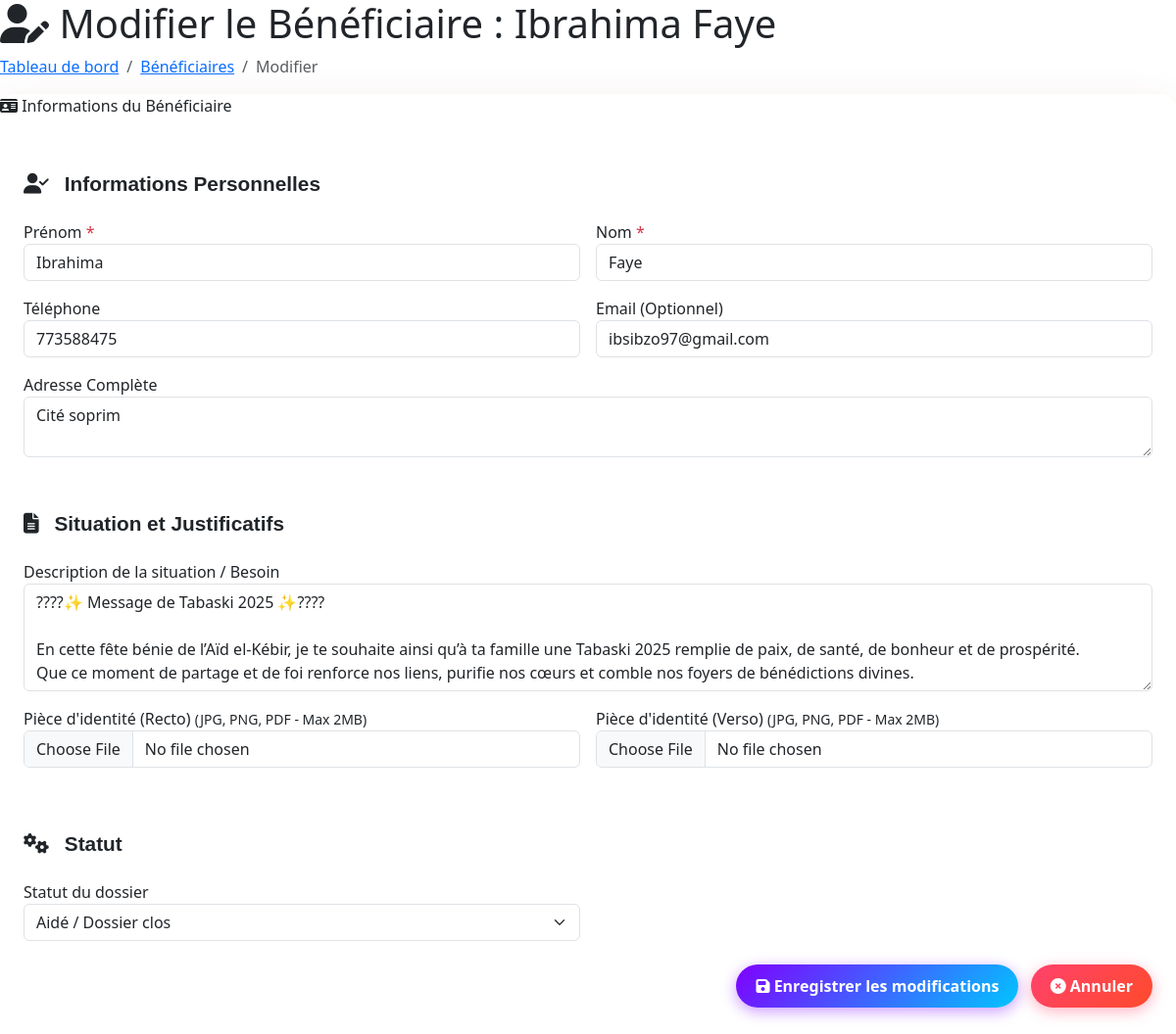
The page /admin/modifier_beneficiaire.php?id=5 on the database its author committed.
### tables this page shows
CREATE TABLE IF NOT EXISTS `beneficiaires` (
  `id` int NOT NULL AUTO_INCREMENT,
  `prenom` varchar(100) NOT NULL,
  `nom` varchar(100) NOT NULL,
  `telephone` varchar(20) DEFAULT NULL,
  `adresse` text,
  `situation` text,
  `justificatif` text,
  `identite_recto` varchar(255) DEFAULT NULL,
  `identite_verso` varchar(255) DEFAULT NULL,
  `date_enregistrement` datetime DEFAULT CURRENT_TIMESTAMP,
  `statut` enum('en attente','validé','aidé') DEFAULT 'en attente',
  `email` varchar(255) DEFAULT NULL,
  PRIMARY KEY (`id`)
);

### admin/modifier_beneficiaire.php (the view, shortened to what this page needs)
<?php
$pdo = getPDO();
$beneficiaire_id_get = filter_input(INPUT_GET, 'id', FILTER_VALIDATE_INT);
try {
    $stmt = $pdo->prepare("SELECT * FROM beneficiaires WHERE id = :id");
    $stmt->execute([':id' => $beneficiaire_id_get]);
    $beneficiaire = $stmt->fetch(PDO::FETCH_ASSOC);
} catch (PDOException $e) {
    set_flash_message("Erreur lors de la récupération des données du bénéficiaire: " . $e->getMessage(), "danger");
    redirect('beneficiaires.php');
}
$prenom = $beneficiaire['prenom'];
$nom = $beneficiaire['nom'];
$telephone = $beneficiaire['telephone'];
$email = $beneficiaire['email'];
$adresse = $beneficiaire['adresse'];
$situation = $beneficiaire['situation'];
$statut = $beneficiaire['statut'];
$errors = [];
?>
<link href="https://cdn.jsdelivr.net/npm/bootstrap@5.3.0/dist/css/bootstrap.min.css" rel="stylesheet">
<link href="https://cdnjs.cloudflare.com/ajax/libs/font-awesome/6.5.0/css/all.min.css" rel="stylesheet">
<div class="page-title-container">
    <h1><i class="fas fa-user-edit" style="color:var(--benef-primary-orange);"></i> Modifier le Bénéficiaire : <?= htmlspecialchars($beneficiaire['prenom'] . ' ' . $beneficiaire['nom']) ?></h1>
    <nav aria-label="breadcrumb">
        <ol class="breadcrumb">
            <li class="breadcrumb-item"><a href="<?= BASE_URL ?>admin/index.php">Tableau de bord</a></li>
            <li class="breadcrumb-item"><a href="<?= BASE_URL ?>admin/beneficiaires.php">Bénéficiaires</a></li>
            <li class="breadcrumb-item active" aria-current="page">Modifier</li>
        </ol>
    </nav>
</div>
<div class="card card-admin card-form-beneficiaire">
    <div class="card-admin-header">
        <i class="fas fa-id-card"></i> Informations du Bénéficiaire
    </div>
    <div class="card-body p-4">
        <form method="POST" action="modifier_beneficiaire.php?id=<?= (int)$beneficiaire_id_get ?>" enctype="multipart/form-data">
            <h5 class="form-section-title"><i class="fas fa-user-check"></i> Informations Personnelles</h5>
            <div class="row g-3 mb-4">
                <div class="col-md-6">
                    <label for="prenom" class="form-label-admin">Prénom <span class="text-danger">*</span></label>
                    <input type="text" class="form-control form-control-admin <?= isset($errors['prenom']) ? 'is-invalid' : '' ?>" id="prenom" name="prenom" value="<?= htmlspecialchars($prenom) ?>" required>
                </div>
                <div class="col-md-6">
                    <label for="nom" class="form-label-admin">Nom <span class="text-danger">*</span></label>
                    <input type="text" class="form-control form-control-admin <?= isset($errors['nom']) ? 'is-invalid' : '' ?>" id="nom" name="nom" value="<?= htmlspecialchars($nom) ?>" required>
                </div>
                <div class="col-md-6">
                    <label for="telephone" class="form-label-admin">Téléphone</label>
                    <input type="tel" class="form-control form-control-admin <?= isset($errors['telephone']) ? 'is-invalid' : '' ?>" id="telephone" name="telephone" value="<?= htmlspecialchars($telephone) ?>">
                </div>
                <div class="col-md-6">
                    <label for="email" class="form-label-admin">Email (Optionnel)</label>
                    <input type="email" class="form-control form-control-admin <?= isset($errors['email']) ? 'is-invalid' : '' ?>" id="email" name="email" value="<?= htmlspecialchars($email) ?>">
                </div>
                 <div class="col-12">
                    <label for="adresse" class="form-label-admin">Adresse Complète</label>
                    <textarea class="form-control form-control-admin <?= isset($errors['adresse']) ? 'is-invalid' : '' ?>" id="adresse" name="adresse" rows="2"><?= htmlspecialchars($adresse) ?></textarea>
                </div>
            </div>
            <h5 class="form-section-title"><i class="fas fa-file-alt"></i> Situation et Justificatifs</h5>
            <div class="row g-3 mb-4">
                <div class="col-12">
                    <label for="situation" class="form-label-admin">Description de la situation / Besoin</label>
                    <textarea class="form-control form-control-admin <?= isset($errors['situation']) ? 'is-invalid' : '' ?>" id="situation" name="situation" rows="4"><?= htmlspecialchars($situation) ?></textarea>
                </div>
                <div class="col-md-6">
                    <label for="identite_recto" class="form-label-admin">Pièce d'identité (Recto) <small>(JPG, PNG, PDF - Max 2MB)</small></label>
                    <input class="form-control form-control-admin <?= isset($errors['identite_recto']) ? 'is-invalid' : '' ?>" type="file" id="identite_recto" name="identite_recto" accept=".jpg,.jpeg,.png,.pdf" onchange="previewFile(this, 'preview_recto')">
                </div>
                <div class="col-md-6">
                    <label for="identite_verso" class="form-label-admin">Pièce d'identité (Verso) <small>(JPG, PNG, PDF - Max 2MB)</small></label>
                    <input class="form-control form-control-admin <?= isset($errors['identite_verso']) ? 'is-invalid' : '' ?>" type="file" id="identite_verso" name="identite_verso" accept=".jpg,.jpeg,.png,.pdf" onchange="previewFile(this, 'preview_verso')">
                </div>
            </div>
            <h5 class="form-section-title"><i class="fas fa-cogs"></i> Statut</h5>
             <div class="row g-3 mb-4">
                <div class="col-md-6">
                    <label for="statut" class="form-label-admin">Statut du dossier</label>
                    <select class="form-select form-control-admin" id="statut" name="statut">
                        <option value="aidé" <?= ($statut == 'aidé') ? 'selected' : '' ?>>Aidé / Dossier clos</option>
                    </select>
                </div>
            </div>
<div class="text-end mt-4">
    <button type="submit" class="btn btn-submit-benef">
        <i class="fas fa-save"></i> Enregistrer les modifications
    </button>
    <a href="<?= BASE_URL ?>admin/beneficiaires.php" class="btn btn-cancel-benef ms-2">
        <i class="fas fa-times-circle"></i> Annuler
    </a>
</div>
    </div>
</div>

### admin/modifier_beneficiaire.php (style rules this page uses)
.form-section-title { font-family: 'Poppins', sans-serif; font-size: 1.3rem; font-weight: 600; color: var(--benef-primary-deep); margin-top: 2rem; margin-bottom: 1rem; padding-bottom: 0.5rem; border-bottom: 2px solid var(--benef-primary-orange); display: inline-block; }
.form-section-title i { margin-right: 10px; }
.card-form-beneficiaire { background: linear-gradient(135deg, #ffffff 0%, var(--benef-neutral-sand) 100%); border: none; border-radius: 15px; box-shadow: 0 10px 40px rgba(140, 58, 0, 0.1); }
.card-form-beneficiaire .card-admin-header { background: transparent; border-bottom-color: rgba(140, 58, 0, 0.2); color: var(--benef-primary-deep); }
.btn-submit-benef { background: linear-gradient(45deg, var(--benef-primary-orange), var(--benef-accent-gold)); border: none; color: white; font-weight:600; }
.btn-cancel-benef { background-color: var(--admin-secondary); border-color: var(--admin-secondary); color:white; }
.btn-submit-benef { background: linear-gradient(135deg, #7f00ff, #00c6ff); color: white; border: none; padding: 10px 20px; border-radius: 30px; font-weight: bold; transition: all 0.4s ease; box-shadow: 0 4px 15px rgba(127, 0, 255, 0.4); }
.btn-cancel-benef { background: linear-gradient(135deg, #ff416c, #ff4b2b); color: white; border: none; padding: 10px 20px; border-radius: 30px; font-weight: bold; transition: all 0.4s ease; box-shadow: 0 4px 15px rgba(255, 65, 108, 0.4); }

### rows shown on the page
beneficiaires: prenom "Ibrahima", nom "Faye", telephone "773588475", email "ibsibzo97@gmail.com", adresse "Cité soprim", situation "????✨ Message de Tabaski 2025 ✨???? En cette fête bénie de l’Aïd el-Kébir, je te souhaite ainsi qu’à ta famille une Tabaski 2025 remplie de paix, de santé, de bonheur et de prospérité. Que ce moment de partage et de foi renforce nos liens, purifie nos cœurs et comble nos foyers de bénédictions divines.", statut "Aidé / Dossier clos"
